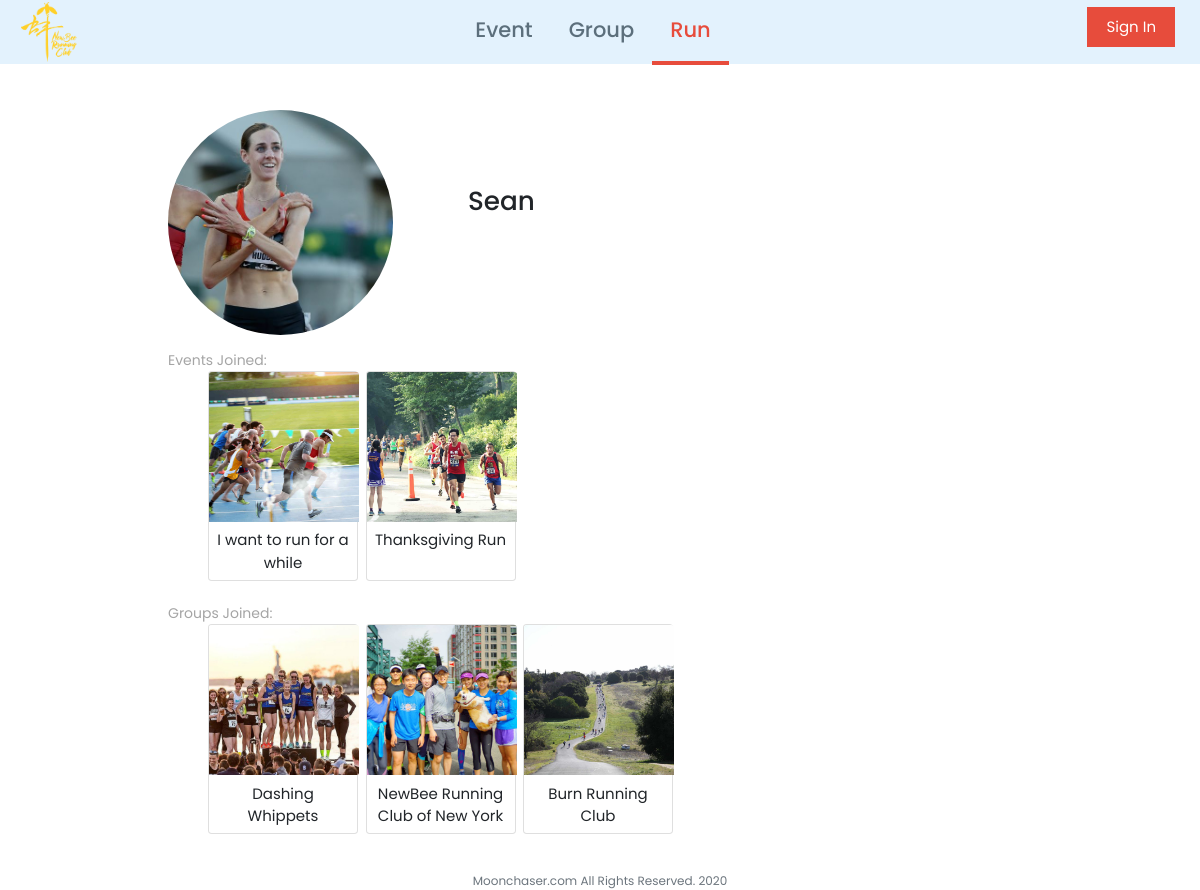
The page /runner?rid=2 on the database its author committed.
### tables this page shows
CREATE TABLE "runner" (
	"rid"	INTEGER NOT NULL UNIQUE,
	"username"	TEXT NOT NULL UNIQUE,
	"pass"	TEXT NOT NULL,
	"avatar"	TEXT NOT NULL,
	"ctime"	NUMERIC NOT NULL DEFAULT  CURRENT_TIMESTAMP,
	PRIMARY KEY("rid" AUTOINCREMENT)
);

CREATE TABLE "event" (
	"eid"	INTEGER NOT NULL UNIQUE,
	"title"	varchar(200) NOT NULL UNIQUE,
	"owner"	INTEGER NOT NULL,
	"pdate"	datetime DEFAULT NULL,
	"ptime"	datetime DEFAULT NULL,
	"location"	varchar(200) DEFAULT NULL,
	"logo"	varchar(200) DEFAULT NULL,
	"description"	varchar(2000) DEFAULT NULL,
	"verify"	tinyint NOT NULL,
	"privacy"	smallint NOT NULL,
	"ctime"	timestamp NOT NULL DEFAULT CURRENT_TIMESTAMP,
	FOREIGN KEY("owner") REFERENCES "runner"("rid"),
	PRIMARY KEY("eid" AUTOINCREMENT)
);

CREATE TABLE "community" (
	"gid"	INTEGER NOT NULL UNIQUE,
	"title"	varchar(200) NOT NULL UNIQUE,
	"owner"	INTEGER NOT NULL,
	"logo"	varchar(200) DEFAULT NULL,
	"description"	varchar(2000) DEFAULT NULL,
	"verify"	tinyint NOT NULL,
	"privacy"	smallint NOT NULL,
	"ctime"	timestamp NOT NULL DEFAULT CURRENT_TIMESTAMP,
	FOREIGN KEY("owner") REFERENCES "runner"("rid"),
	PRIMARY KEY("gid" AUTOINCREMENT)
);

### moonchaser.py (the view)
@app.route("/runner")
def runner():
	if session.get("runner_id") is None:
		runner_id = 0
		runner = {}
	else:
		runner_id = session['runner_id']
		runner = RunnerDAO.get_runner_basic_rid(runner_id)
	trid = request.args.get('rid')
	if trid is not None:
		t_runner = RunnerDAO.get_runner_detail(runner_id, trid)
		if t_runner['event_list']:
			return render_template("runner_detail.html", t_runner=t_runner, page="runner", runner=runner)
		else:
			return apology("The page you asked for is invalid", 400)
	if runner_id == 0:
		return redirect("/sign")
	else:
		t_runner = RunnerDAO.get_runner_detail(runner_id, runner_id)
		return render_template("runner_detail.html", t_runner=t_runner, page="runner", runner=runner)

### auth.py (called while the page is built)
    def dict_factory(cursor, row):
        d = {}
        for idx, col in enumerate(cursor.description):
            d[col[0]] = row[idx]
        return d

    def dict_sql_connection(db_file="moonchaser.db"):
        try:
            conn = sqlite3.connect(db_file)
        except Error as e:
                print(e)
        conn.row_factory = sqlInterface.dict_factory
        return conn

    def get_eid_list_runner(rid):
        event_ids = []
        conn = sqlInterface.dict_sql_connection()
        cur = conn.cursor()
        role = Role.Member
        cur.execute("SELECT eid FROM runner2event WHERE rid = ? AND role >= ? ORDER BY mtime DESC LIMIT 1000", (rid, role,))
        rows = cur.fetchall()
        for row in rows:
            event_ids.append(row['eid'])
        conn.commit()
        conn.close()
        return event_ids

    def get_event_basic_eid(eid):
        event = {}
        conn = sqlInterface.dict_sql_connection()
        cur = conn.cursor()
        cur.execute("SELECT title, logo FROM event WHERE eid = ? AND privacy < ? LIMIT 1", (eid, 6,))
        rows = cur.fetchall()
        row = rows[0]
        event['url'] = "event?eid="+str(eid)
        event['title'] = row['title']
        event['img'] = row['logo']
        event['alt'] = row['title']
        conn.commit()
        conn.close()
        return event

    def get_gid_list_runner(rid):
        group_ids = []
        conn = sqlInterface.dict_sql_connection()
        cur = conn.cursor()
        role = Role.Member
        cur.execute("SELECT gid FROM runner2group WHERE rid = ? AND role >= ? ORDER BY mtime DESC LIMIT 1000", (rid, role,))
        rows = cur.fetchall()
        for row in rows:
            group_ids.append(row['gid'])
        conn.commit()
        conn.close()
        return group_ids

    def get_group_basic_gid(gid):
        group = {}
        conn = sqlInterface.dict_sql_connection()
        cur = conn.cursor()
        cur.execute("SELECT title, logo FROM community WHERE gid = ? AND privacy < ? LIMIT 1", (gid, 6,))
        rows = cur.fetchall()
        row = rows[0]
        group['url'] = "group?gid="+str(gid)
        group['title'] = row['title']
        group['img'] = row['logo']
        group['alt'] = row['title']
        conn.commit()
        conn.close()
        return group

### templates/runner_detail.html (shortened to what this page needs)
{% extends "layout.html" %}
{% block scripts %}
    <link href="/static/css/other/runner_detail.css" rel="stylesheet">
{% endblock %}
{% block main %}
<section class="section-wrap">
	<div class="member-wrap">
		<div class="member-logo">
			<img class="rounded-circle mid-img" src="{{ t_runner['basic_info']['image'] }}" title="{{ t_runner['basic_info']['title'] }}" alt="{{ t_runner['basic_info']['title'] }}">
			</div>
		<div class="member-title">
			<h1>{{ t_runner['basic_info']['title'] }}</h1>
		</div>
	</div>
	<div class="runner-event-list">
		<div class="detail-label">
			<span>Events Joined:&nbsp;</span>
		</div>
		<ul>
			{% for event in t_runner['event_list'] %}
				<li>
					<div class="card">
						<a href="{{ event['url'] }}">
							<img src="{{ event['img'] }}" class="card-img-top" title="{{ event['title'] }}" alt = "{{ event['alt'] }}">
						</a>
						<div class="card-body">
							<p class="card-text">{{ event['title'] }}</p>
						</div>
					</div>
				</li>
			{% endfor %}
		</ul>
	</div>
	<div class="runner-group-list">
		<div class="detail-label">
			<span>Groups Joined:&nbsp;</span>
		</div>
		<ul>
			{% for group in t_runner['group_list'] %}
				<li>
					<div class="card">
						<a href="{{ group['url'] }}">
							<img src="{{ group['img'] }}" class="card-img-top" title="{{ group['title'] }}" alt = "{{ group['alt'] }}">
						</a>
						<div class="card-body">
							<p class="card-text">{{ group['title'] }}</p>
						</div>
					</div>
				</li>
			{% endfor %}
		</ul>
	</div>
</section>
{% endblock %}

### static/css/style.css (style rules this page uses)
html, body { font-family: 'Poppins'; font-size: 15px; line-height: 1.5; box-sizing: border-box; margin: 0; overflow-x: hidden; top: 0; left: 0; }
a { text-decoration: none; color: rgba(34, 55, 69, .7); font-weight: 500; }
a, a:hover, a:link, a:visited, a:focus { color: rgba(34, 55, 69, .7); text-decoration: none; cursor: pointer; }
ul { list-style-type: none; }
.mid-img { width: 15rem; }

### static/css/other/runner_detail.css (style rules this page uses)
.section-wrap { width: 100%; overflow: hidden; padding: 0 10%; }
.member-wrap { display: block; float: left; min-width: 100%; }
.member-logo { display: block; float: left; }
.member-title { padding: 5rem; padding-bottom: 0px; overflow: hidden; text-overflow: ellipsis; display: -webkit-box; -webkit-line-clamp: 2; -webkit-box-orient: vertical; float: left; word-wrap:break-word; word-break:break-all; max-width: 30rem; }
.member-title h1 { font-size: 1.75rem; margin-bottom: 0px; }
.runner-event-list { display: block; width: 100%; float: left; margin: 1rem 0 1rem 0; }
.detail-label { color: #a5a5a5; font-size: 14px; }
.runner-event-list li { margin-right: 0.5rem; margin: 0 0.5rem 0.5rem 0; display: block; float: left; }
.runner-group-list { display: block; width: 100%; float: left; }
.runner-group-list li { margin-right: 0.5rem; margin: 0 0.5rem 0.5rem 0; display: block; float: left; }
.card { width: 10rem; height: 14rem; display: block; float: left; }
.card img { width: 10rem; height: 10rem; }
.card-body { padding: 0.5rem; overflow: hidden; text-align: center; }

### rows shown on the page
runner: basic_info.image (picture), basic_info "Sean"
event: img (picture), title "I want to run for a while"
event: img (picture), title "Thanksgiving Run"
community: img (picture), title "Dashing Whippets"
community: img (picture), title "NewBee Running Club of New York"
community: img (picture), title "Burn Running Club"
